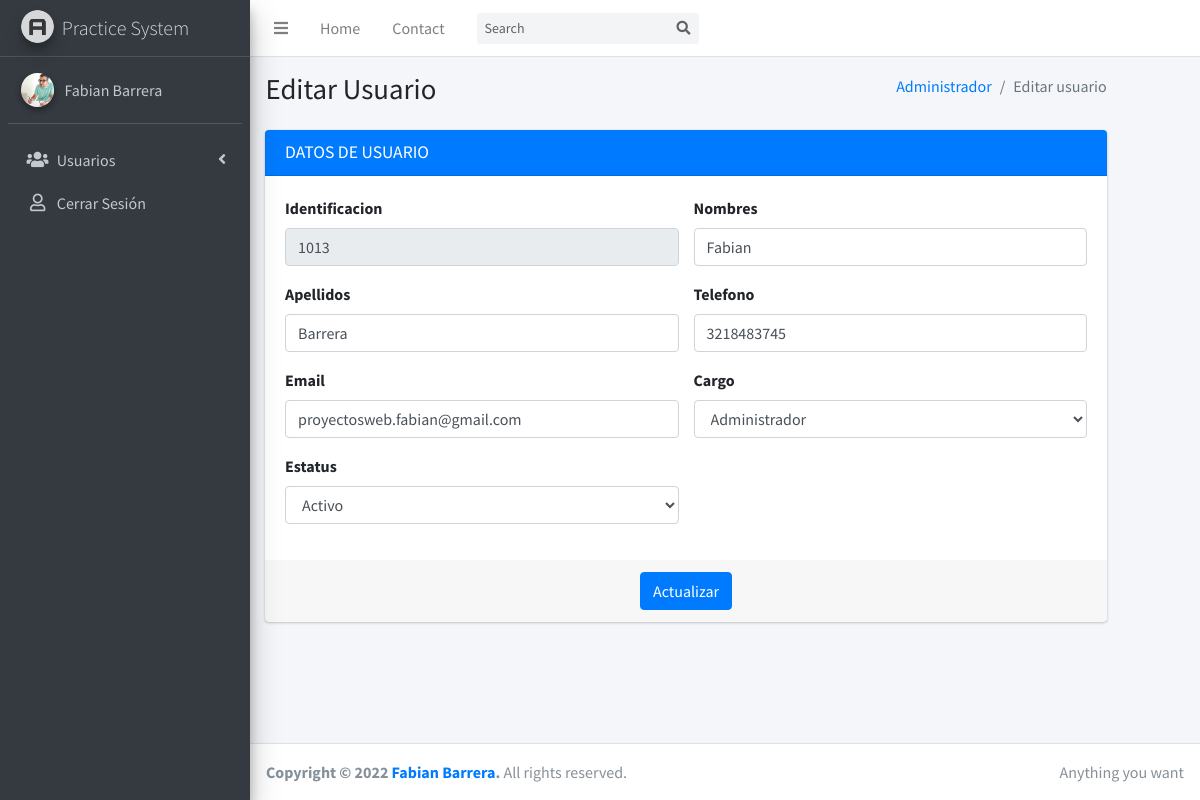
Screenshot of /views/Admin/editar-usuarios-admin.php?id_user=1013 (signed in) with the database file from the repository.
### tables this page shows
CREATE TABLE `users` (
  `iduser` bigint(15) NOT NULL,
  `name` varchar(100) NOT NULL,
  `last_name` varchar(100) NOT NULL,
  `phone` varchar(30) NOT NULL,
  `email` varchar(100) NOT NULL,
  `cargo` varchar(40) NOT NULL,
  `estado` varchar(20) NOT NULL,
  `pass` varchar(250) NOT NULL
);

### model/consultasAdmin.php (called while the page is built, shortened)
<?php
    class Consultas{
        public function cargarUser($doc){
            $f=null;
            $modelo = new Conection();
            $conection = $modelo->get_conection();
            $sql= "SELECT * FROM users WHERE iduser = :iduser";
            $statement = $conection->prepare($sql);
            $statement->bindParam(":iduser", $doc);
            $statement->execute();
            while ($result = $statement->fetch()) {
                $f[] = $result;
            }
            return $f;
        }
    }
?>

### controller/cargarUserAdmin.php (the view, shortened to what this page needs)
<?php
    function seleccionar(){
        if (isset($_GET['id_user'])) {
            $consultas = new Consultas();
            $id_user = $_GET['id_user'];
            $result = $consultas->cargarUser($id_user);
            foreach($result as $f){
                echo'
                <form role="form" action="../../controller/modificarUsersAdmin.php" method="POST">
                <div class="card-body">
                  <div class="row">
                    <div class="form-group col-md-6 ">
                            <label for="iduser">Identificacion</label>
                            <input type="number" readonly="readonly" value="'.$f['iduser'].'" class="form-control" name="iduser" id="iduser" placeholder="Tu numero de identificación">
                    </div>
                          <div class="form-group col-md-6 ">
                            <label for="name">Nombres</label>
                            <input type="text" value="'.$f['name'].'" class="form-control" name="name" id="name" placeholder="Escribe tus nombres">
                          </div>
                  </div>
                  <div class="row">
                    <div class="form-group col-md-6 ">
                      <label for="last_name">Apellidos</label>
                      <input type="text" value="'.$f['last_name'].'" class="form-control" name="last_name" id="last_name" placeholder="Escribe tus apellidos">
                    </div>
                    <div class="form-group col-md-6 ">
                        <label for="phone">Telefono</label>
                        <input type="text" value="'.$f['phone'].'" class="form-control" name="phone" id="phone" placeholder="Escribe tu numero de contacto">
                    </div>
                  </div>
                  <div class="row">
                    <div class="form-group col-md-6 ">
                      <label for="email">Email</label>
                      <input type="email" value="'.$f['email'].'" class="form-control" name="email" id="email" placeholder="Escribe tu email">
                    </div>
                    <div class="form-group col-md-6 ">
                      <label for="cargo">Cargo</label>
                      <select class="form-control" name="cargo" id="cargo">
                              <option value="'.$f['cargo'].'">'.$f['cargo'].'</option>
                      </select>
                    </div>
                  </div>
                  <div class="row">
                  <div class="form-group col-md-6 ">
                  <label for="estado">Estatus</label>
                  <select class="form-control" name="estado"  id="estado" required="">
                        <option value="'.$f['estado'].'">'.$f['estado'].'</option>
                  </select>
                </div>
                  </div>
                </div>
                <div class="card-footer text-center">
                    <button type="submit" class="btn btn-primary">Actualizar</button>
                </div>
            </form>
                ';
            }
        }
    }
?>

### rows the page displays
users: iduser "1013", name "Fabian", last_name "Barrera", phone "3218483745", email "proyectosweb.fabian@gmail.com", cargo "Administrador", estado "Activo"
